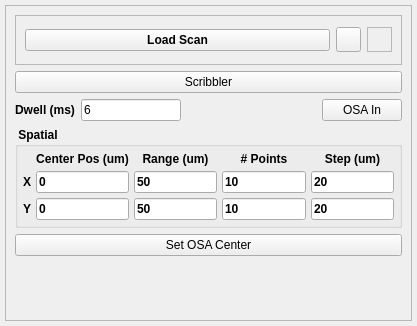
<?xml version="1.0" encoding="UTF-8"?>
<ui version="4.0">
 <class>Form</class>
 <widget class="QWidget" name="Form">
  <property name="geometry">
   <rect>
    <x>0</x>
    <y>0</y>
    <width>417</width>
    <height>326</height>
   </rect>
  </property>
  <property name="focusPolicy">
   <enum>Qt::StrongFocus</enum>
  </property>
  <property name="windowTitle">
   <string>Form</string>
  </property>
  <layout class="QVBoxLayout" name="verticalLayout">
   <property name="spacing">
    <number>5</number>
   </property>
   <property name="leftMargin">
    <number>5</number>
   </property>
   <property name="topMargin">
    <number>5</number>
   </property>
   <property name="rightMargin">
    <number>5</number>
   </property>
   <property name="bottomMargin">
    <number>5</number>
   </property>
   <item>
    <widget class="QFrame" name="frame">
     <property name="maximumSize">
      <size>
       <width>650</width>
       <height>16777215</height>
      </size>
     </property>
     <property name="frameShape">
      <enum>QFrame::StyledPanel</enum>
     </property>
     <property name="frameShadow">
      <enum>QFrame::Raised</enum>
     </property>
     <layout class="QVBoxLayout" name="verticalLayout_3">
      <item>
       <widget class="QFrame" name="loadscan_frame">
        <property name="minimumSize">
         <size>
          <width>0</width>
          <height>50</height>
         </size>
        </property>
        <property name="frameShape">
         <enum>QFrame::StyledPanel</enum>
        </property>
        <property name="frameShadow">
         <enum>QFrame::Sunken</enum>
        </property>
        <layout class="QHBoxLayout" name="horizontalLayout">
         <item>
          <widget class="QPushButton" name="loadScanBtn">
           <property name="font">
            <font>
             <weight>75</weight>
             <bold>true</bold>
            </font>
           </property>
           <property name="text">
            <string>Load Scan</string>
           </property>
          </widget>
         </item>
         <item>
          <widget class="QToolButton" name="helpBtn">
           <property name="minimumSize">
            <size>
             <width>25</width>
             <height>25</height>
            </size>
           </property>
           <property name="maximumSize">
            <size>
             <width>25</width>
             <height>25</height>
            </size>
           </property>
           <property name="text">
            <string/>
           </property>
           <property name="icon">
            <iconset>
             <normaloff>../../../icons/helplite.png</normaloff>../../../icons/helplite.png</iconset>
           </property>
           <property name="iconSize">
            <size>
             <width>50</width>
             <height>50</height>
            </size>
           </property>
          </widget>
         </item>
         <item>
          <widget class="QLabel" name="rtclkpic">
           <property name="maximumSize">
            <size>
             <width>25</width>
             <height>25</height>
            </size>
           </property>
           <property name="autoFillBackground">
            <bool>true</bool>
           </property>
           <property name="frameShape">
            <enum>QFrame::StyledPanel</enum>
           </property>
           <property name="text">
            <string/>
           </property>
           <property name="pixmap">
            <pixmap>../../../icons/icons8-mouse-right-click-50.png</pixmap>
           </property>
           <property name="scaledContents">
            <bool>true</bool>
           </property>
           <property name="alignment">
            <set>Qt::AlignRight|Qt::AlignTrailing|Qt::AlignVCenter</set>
           </property>
          </widget>
         </item>
        </layout>
       </widget>
      </item>
      <item>
       <widget class="QPushButton" name="scribblerBtn">
        <property name="enabled">
         <bool>true</bool>
        </property>
        <property name="text">
         <string>Scribbler</string>
        </property>
        <property name="checkable">
         <bool>true</bool>
        </property>
       </widget>
      </item>
      <item>
       <layout class="QHBoxLayout" name="horizontalLayout_17">
        <item>
         <layout class="QHBoxLayout" name="horizontalLayout_8">
          <item>
           <widget class="QLabel" name="label_15">
            <property name="font">
             <font>
              <weight>75</weight>
              <bold>true</bold>
             </font>
            </property>
            <property name="text">
             <string>Dwell (ms)</string>
            </property>
            <property name="alignment">
             <set>Qt::AlignCenter</set>
            </property>
           </widget>
          </item>
          <item>
           <widget class="QLineEdit" name="dwellFld">
            <property name="maximumSize">
             <size>
              <width>100</width>
              <height>16777215</height>
             </size>
            </property>
            <property name="text">
             <string>6</string>
            </property>
           </widget>
          </item>
         </layout>
        </item>
        <item>
         <spacer name="horizontalSpacer_9">
          <property name="orientation">
           <enum>Qt::Horizontal</enum>
          </property>
          <property name="sizeHint" stdset="0">
           <size>
            <width>40</width>
            <height>20</height>
           </size>
          </property>
         </spacer>
        </item>
        <item>
         <widget class="QPushButton" name="osaInBtn">
          <property name="text">
           <string>OSA In</string>
          </property>
         </widget>
        </item>
        <item>
         <layout class="QHBoxLayout" name="horizontalLayout_18"/>
        </item>
       </layout>
      </item>
      <item>
       <widget class="QGroupBox" name="groupBox">
        <property name="font">
         <font>
          <weight>75</weight>
          <bold>true</bold>
         </font>
        </property>
        <property name="title">
         <string> Spatial </string>
        </property>
        <layout class="QVBoxLayout" name="verticalLayout_2">
         <property name="spacing">
          <number>5</number>
         </property>
         <property name="leftMargin">
          <number>5</number>
         </property>
         <property name="topMargin">
          <number>5</number>
         </property>
         <property name="rightMargin">
          <number>5</number>
         </property>
         <property name="bottomMargin">
          <number>5</number>
         </property>
         <item>
          <layout class="QGridLayout" name="gridLayout">
           <item row="0" column="1">
            <widget class="QLabel" name="label_16">
             <property name="font">
              <font>
               <weight>75</weight>
               <bold>true</bold>
              </font>
             </property>
             <property name="text">
              <string>Center Pos (um)</string>
             </property>
             <property name="alignment">
              <set>Qt::AlignCenter</set>
             </property>
            </widget>
           </item>
           <item row="0" column="2">
            <widget class="QLabel" name="label_17">
             <property name="font">
              <font>
               <weight>75</weight>
               <bold>true</bold>
              </font>
             </property>
             <property name="text">
              <string>Range (um)</string>
             </property>
             <property name="alignment">
              <set>Qt::AlignCenter</set>
             </property>
            </widget>
           </item>
           <item row="0" column="3">
            <widget class="QLabel" name="label_18">
             <property name="font">
              <font>
               <weight>75</weight>
               <bold>true</bold>
              </font>
             </property>
             <property name="text">
              <string># Points</string>
             </property>
             <property name="alignment">
              <set>Qt::AlignCenter</set>
             </property>
            </widget>
           </item>
           <item row="0" column="4">
            <widget class="QLabel" name="label_19">
             <property name="font">
              <font>
               <weight>75</weight>
               <bold>true</bold>
              </font>
             </property>
             <property name="text">
              <string>Step (um)</string>
             </property>
             <property name="alignment">
              <set>Qt::AlignCenter</set>
             </property>
            </widget>
           </item>
           <item row="1" column="0">
            <widget class="QLabel" name="label_20">
             <property name="font">
              <font>
               <weight>75</weight>
               <bold>true</bold>
              </font>
             </property>
             <property name="text">
              <string>X</string>
             </property>
            </widget>
           </item>
           <item row="1" column="1">
            <widget class="QLineEdit" name="centerXFld">
             <property name="text">
              <string>0</string>
             </property>
            </widget>
           </item>
           <item row="1" column="3">
            <widget class="QLineEdit" name="npointsXFld">
             <property name="text">
              <string>10</string>
             </property>
            </widget>
           </item>
           <item row="1" column="4">
            <widget class="QLineEdit" name="stepXFld">
             <property name="text">
              <string>20</string>
             </property>
            </widget>
           </item>
           <item row="2" column="0">
            <widget class="QLabel" name="label_21">
             <property name="font">
              <font>
               <weight>75</weight>
               <bold>true</bold>
              </font>
             </property>
             <property name="text">
              <string>Y</string>
             </property>
            </widget>
           </item>
           <item row="2" column="2">
            <widget class="QLineEdit" name="rangeYFld">
             <property name="text">
              <string>50</string>
             </property>
            </widget>
           </item>
           <item row="2" column="3">
            <widget class="QLineEdit" name="npointsYFld">
             <property name="text">
              <string>10</string>
             </property>
            </widget>
           </item>
           <item row="2" column="4">
            <widget class="QLineEdit" name="stepYFld">
             <property name="text">
              <string>20</string>
             </property>
            </widget>
           </item>
           <item row="1" column="2">
            <widget class="QLineEdit" name="rangeXFld">
             <property name="text">
              <string>50</string>
             </property>
            </widget>
           </item>
           <item row="2" column="1">
            <widget class="QLineEdit" name="centerYFld">
             <property name="text">
              <string>0</string>
             </property>
            </widget>
           </item>
          </layout>
         </item>
        </layout>
       </widget>
      </item>
      <item>
       <widget class="QPushButton" name="setCenterBtn">
        <property name="text">
         <string>Set OSA Center</string>
        </property>
       </widget>
      </item>
      <item>
       <widget class="QFrame" name="osaPlotFrame">
        <property name="minimumSize">
         <size>
          <width>0</width>
          <height>0</height>
         </size>
        </property>
        <property name="frameShape">
         <enum>QFrame::StyledPanel</enum>
        </property>
        <property name="frameShadow">
         <enum>QFrame::Raised</enum>
        </property>
       </widget>
      </item>
      <item>
       <spacer name="verticalSpacer">
        <property name="orientation">
         <enum>Qt::Vertical</enum>
        </property>
        <property name="sizeHint" stdset="0">
         <size>
          <width>20</width>
          <height>40</height>
         </size>
        </property>
       </spacer>
      </item>
     </layout>
    </widget>
   </item>
  </layout>
 </widget>
 <resources/>
 <connections/>
</ui>
